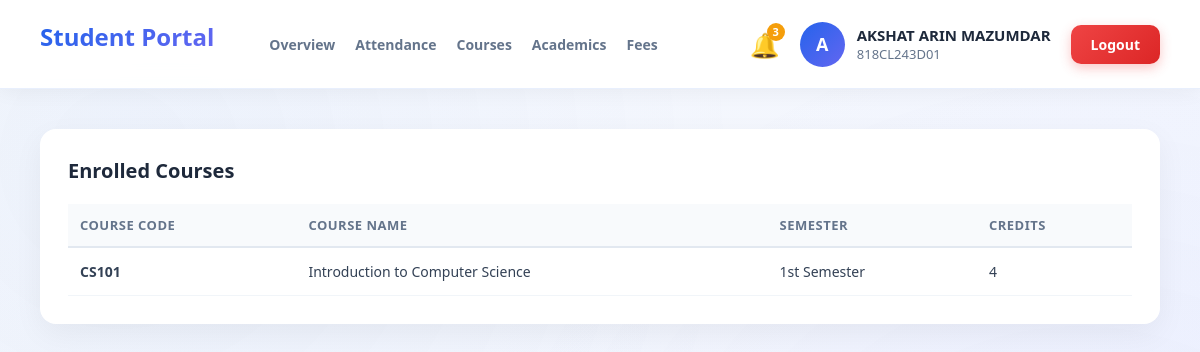
Before: /student/dashboard/courses/ with the older database file.
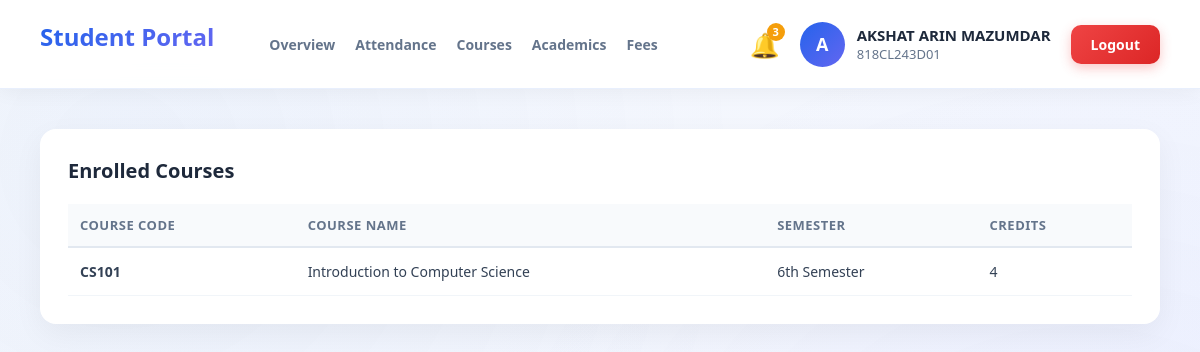
After: the same page with the newer database file.
### backend/student/models.py (models this page shows, shortened)
class Enrollment(models.Model):
    student = models.ForeignKey(StudentProfile, on_delete=models.CASCADE, related_name='enrollments')
    course = models.ForeignKey(Course, on_delete=models.CASCADE, related_name='enrollments')
    semester = models.CharField(max_length=50, choices=SEMESTER_CHOICES)
    date_enrolled = models.DateField(auto_now_add=True)

class Course(models.Model):
    name = models.CharField(max_length=200)
    code = models.CharField(max_length=50, unique=True)
    description = models.TextField(null=True, blank=True)
    credits = models.IntegerField(default=3)

### backend/student/views.py (the view)
# urls.py: path('dashboard/courses/', views.student_courses, name='student_courses'),
def student_courses(request):
    profile = get_student_profile(request)
    records = Enrollment.objects.filter(student=profile)
    return render(request, "dashboards/student/courses.html", {'profile': profile, 'records': records})

### backend/student/views.py (called while the page is built)
def get_student_profile(request):
    student_email = request.session.get('student_email')
    if student_email:
        return StudentProfile.objects.filter(user__email=student_email).first()
    return StudentProfile.objects.first() # Fallback for demo

### templates/dashboards/student/courses.html (shortened to what this page needs)
{% extends 'dashboards/student/base_new.html' %}
{% block content %}
<div class="card">
    <h3>Enrolled Courses</h3>
    <table>
        <thead>
            <tr>
                <th>Course Code</th>
                <th>Course Name</th>
                <th>Semester</th>
                <th>Credits</th>
            </tr>
        </thead>
        <tbody>
            {% for enrollment in records %}
            <tr>
                <td><strong>{{ enrollment.course.code }}</strong></td>
                <td>{{ enrollment.course.name }}</td>
                <td>{{ enrollment.semester }}</td>
                <td>{{ enrollment.course.credits }}</td>
            </tr>
            {% empty %}
            <tr><td colspan="4">You are not enrolled in any courses right now.</td></tr>
            {% endfor %}
        </tbody>
    </table>
</div>
{% endblock %}

Changed rows visible on the page:
changed Enrollment "CS101": semester "1st Semester" → "6th Semester"
